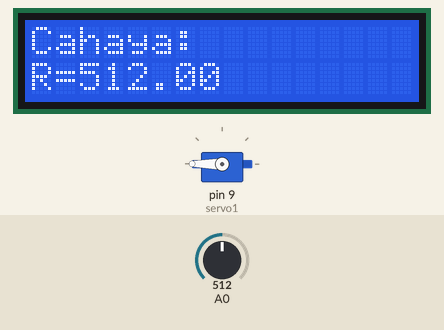
This sketch was run on a simulated Arduino Uno, built with avr-gcc and run on an emulated ATmega328P. Shown: 16×2 character LCD, servo. The inputs (shaded band) are chosen by the test bench; at power-on: A0 = 512.

Above: at 1.2 s.
1.3 s: A0 set to 693
At 2.3 s:
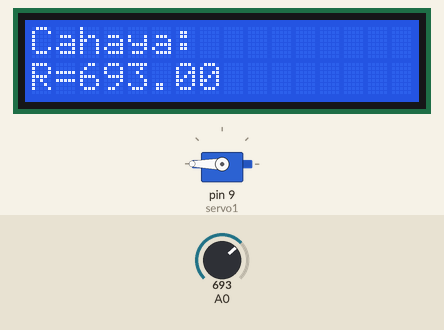
3.0 s: A0 set to 718
At 4.0 s:
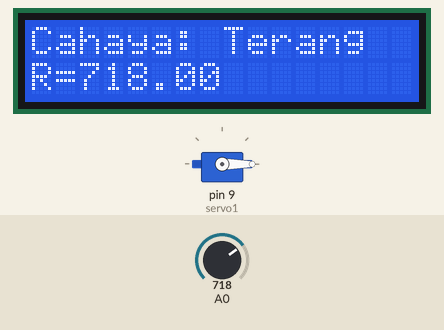
4.5 s: A0 set to 982
At 5.8 s:
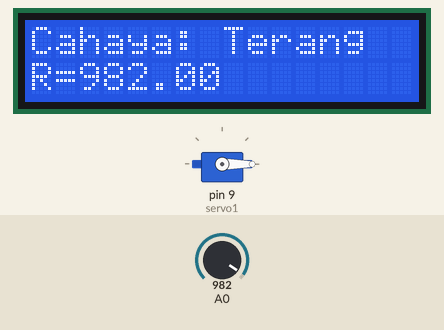
6.1 s: A0 set to 1013
At 6.4 s:
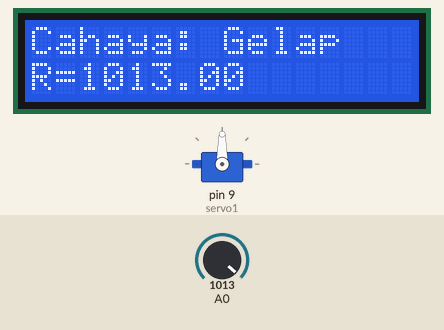
7.6 s: A0 set to 690
At 8.3 s:
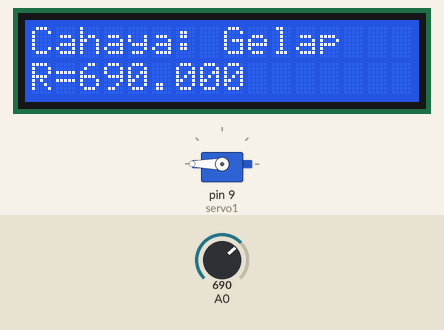
Timing chart, 0 to 10.1 s (numbered marks = the images above; inputs shaded):
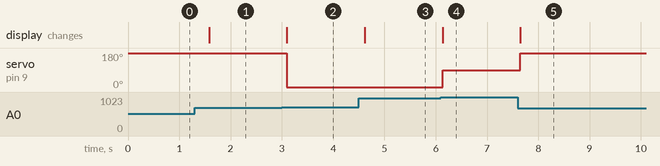

The sketch:

mixldrservo.ino
```cpp
/*
Agung Dwi Prasetyo
G64130073
*/

// include the library code:
#include <LiquidCrystal.h>
#include <Servo.h>
// initialize the library with the numbers of the interface pins
LiquidCrystal lcd(12, 11, 5, 4, 3, 2);

float sensor;
float suhu;
Servo servo1;
//float cahaya;

void setup() {
  // set up the LCD's number of columns and rows:
  lcd.begin(16, 2);
  servo1.attach(9);
  // Print a message to the LCD.
}

void loop() {
  // set the cursor to column 0, line 1
  // (note: line 1 is the second row, since counting begins with 0):
  float sensor = analogRead(A0);
  //float cahaya=analogRead(A1);
  suhu=(sensor/255)*100;
  lcd.setCursor(0,0);
  lcd.print("Cahaya: ");
  if(sensor>1000){
    lcd.print("Gelap ");
    servo1.write(90);
  }
  else if(sensor>700){
    lcd.print("Terang");
    servo1.write(-90);
  }
  else{
    servo1.write(180);
  }
  lcd.setCursor(0, 1);
  lcd.print("R=");
  lcd.print(sensor);
  delay(300);
}
```

Measured:
- the behaviour switches between 700 and 701 on A0 (found by bisection; images 1 and 2)
- the behaviour switches between 1000 and 1001 on A0 (found by bisection; images 3 and 4)
- after the input at 1.3 s, the display: changes after 0.28 s (image 1)
- after the input at 3.0 s, servo on pin 9 (servo1): 180° → 0° after 0.10 s; the display: changes after 0.10 s (image 2)
- after the input at 4.5 s, the display: changes after 0.11 s (image 3)
- after the input at 6.1 s, servo on pin 9 (servo1): 0° → 90° at once; the display: changes at once (image 4)
- after the input at 7.6 s, servo on pin 9 (servo1): 90° → 180° after 0.05 s; the display: changes after 0.05 s (image 5)
